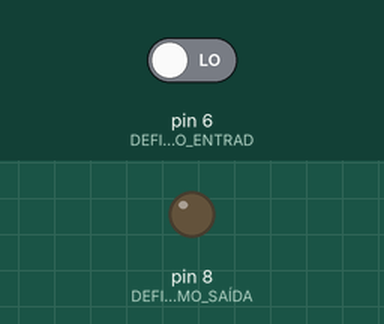
The sketch below on a simulated Arduino Uno, built with avr-gcc and run on an emulated ATmega328P. Parts: output pins drawn as LEDs (lit = HIGH). The test bench sets the inputs (shaded band); at power-on: pin 6 (DEFINE_O_PINO_COMO_ENTRAD) LOW.

Above: at 1.2 s.
1.3 s: pin 6 (DEFINE_O_PINO_COMO_ENTRAD) driven HIGH
At 1.8 s:
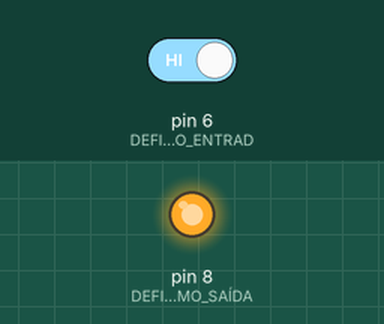
4.3 s: pin 6 (DEFINE_O_PINO_COMO_ENTRAD) driven LOW
At 5.5 s:
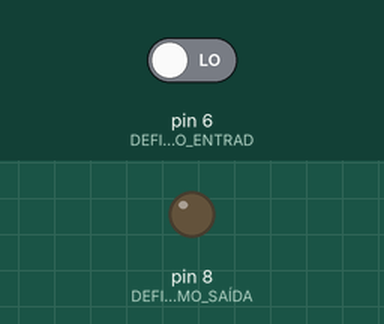
Timing chart, 0 to 7.3 s (numbered marks = the images above; inputs shaded):
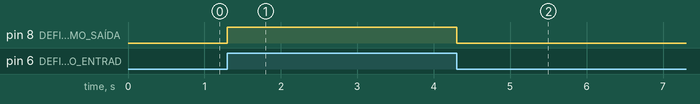

Measured:
- after the input at 1.3 s, pin 8 (DEFINE_O_PINO_COMO_SAÍDA): LOW → HIGH at once
- after the input at 4.3 s, pin 8 (DEFINE_O_PINO_COMO_SAÍDA): HIGH → LOW at once

The sketch:

Aula_2.ino
```cpp
void setup(){
  pinMode(8, OUTPUT); //DEFINE O PINO COMO SAÍDA
  pinMode(6, INPUT); //DEFINE O PINO COMO ENTRADA
}
void loop(){
 if(digitalRead(6) == HIGH){ //SE A LEITURA DO PINO FOR IGUAL A HIGH, FAZ
    digitalWrite(8, HIGH); //ACENDE O LED
 }
   delay(100);
  digitalWrite(8, LOW); //APAGA O LED

}
```
